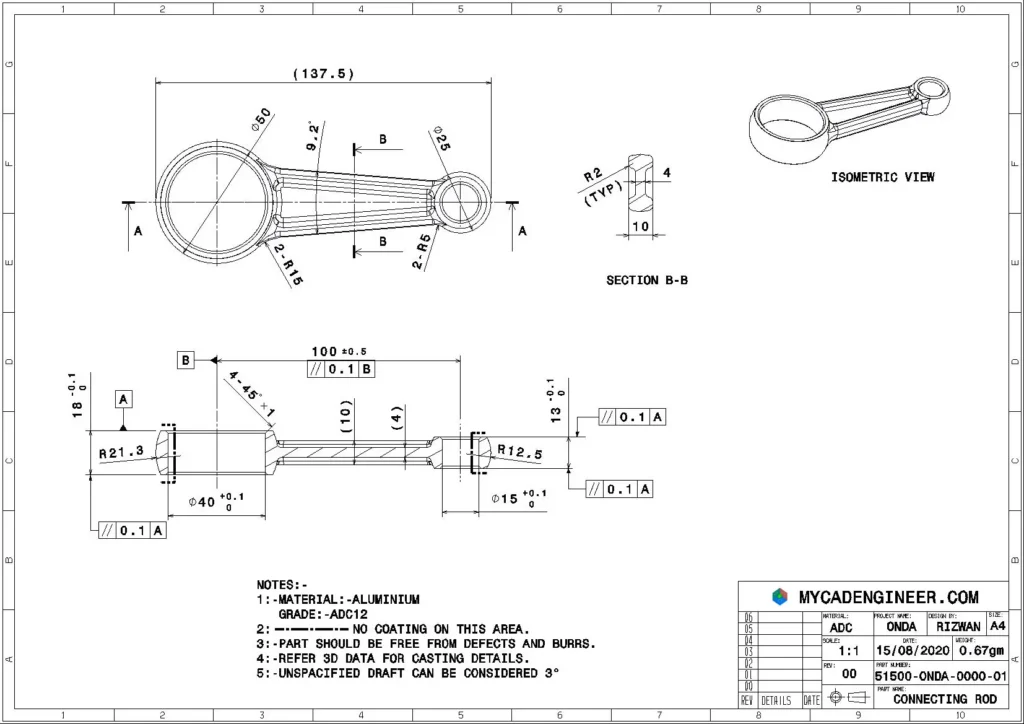
#> input picture training_data/gdt/CONNECTING-ROD-1024x724.webp, 1024 x 724 px
$ python run_gdt_harness.py --image ../training_data/gdt/CONNECTING-ROD-1024x724.webp
#> lines starting #> are read from the running program, lines starting #| are printed output that depends on the picture; after the words box and inside, x2 and y2 are one past the last pixel; in counts of white or black regions, pixels touching at a corner belong together
#> in process_image, image is the input picture: PIL image 1024x724 RGB; mean R, G, B 244.5, 244.5, 244.5
### src/segmentation/gdt.py
"""GD&T and annotation callout detection helpers."""

from __future__ import annotations

from dataclasses import asdict, dataclass
from pathlib import Path

import cv2
import numpy as np
from PIL import Image

from src.segmentation.title_block import NormalizedBox


@dataclass(frozen=True)
class GdtCallout:
    id: str
    crop: NormalizedBox
    confidence: float
    kind: str
    symbol: str
    value: str
    line_rows: int
    line_cols: int
    notes: tuple[str, ...]

    # [5 lines left out: function to_dict, not called in this run]


def detect_gdt_callouts(image_path: str | Path) -> list[dict]:
    image = cv2.imread(str(image_path), cv2.IMREAD_GRAYSCALE)
#> image: shape (724, 1024)
    if image is None:
        return []
    pixel_candidates = detect_gdt_callouts_from_array(image)
    vector_candidates = _detect_vector_rectangular_callouts(image_path)
    merged = _filter_non_callout_regions(image_path, _dedupe_callouts([*pixel_candidates, *vector_candidates]))
    ordered = sorted(merged, key=lambda item: (item.crop.y, item.crop.x))
    return [
        GdtCallout(
            id=f"gdt-{index + 1}",
            crop=item.crop,
            confidence=item.confidence,
            kind=item.kind,
            symbol=item.symbol,
            value=item.value,
            line_rows=item.line_rows,
            line_cols=item.line_cols,
            notes=item.notes,
        ).to_dict()
        for index, item in enumerate(ordered)
    ]


def detect_gdt_callouts_from_array(gray: np.ndarray) -> list[GdtCallout]:
    """Detect ruled GD&T feature-control-frame-like callouts.

    This is a first-pass teacher detector. It favors high recall for framed
    annotations because missed callouts contaminate projection reconstruction.
    """

    height, width = gray.shape
    _, threshold = cv2.threshold(gray, 0, 255, cv2.THRESH_BINARY_INV + cv2.THRESH_OTSU)
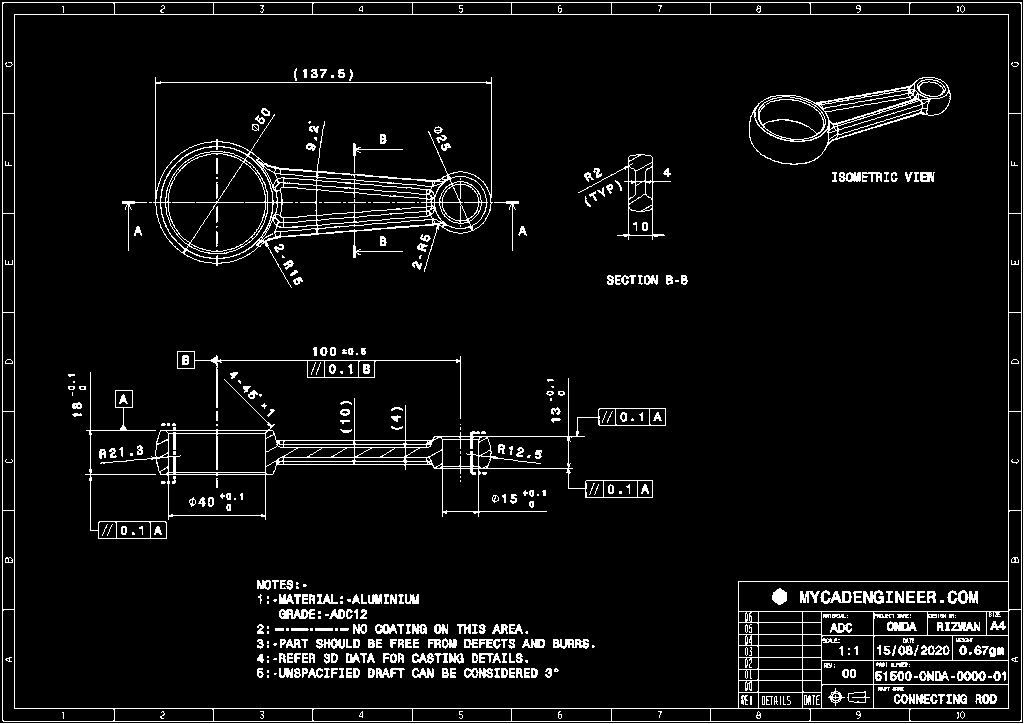
#> threshold: shape (724, 1024); 5.9% white in thin lines or dots
    horizontal = cv2.morphologyEx(
        threshold,
        cv2.MORPH_OPEN,
        cv2.getStructuringElement(cv2.MORPH_RECT, (max(12, width // 55), 1)),
    )
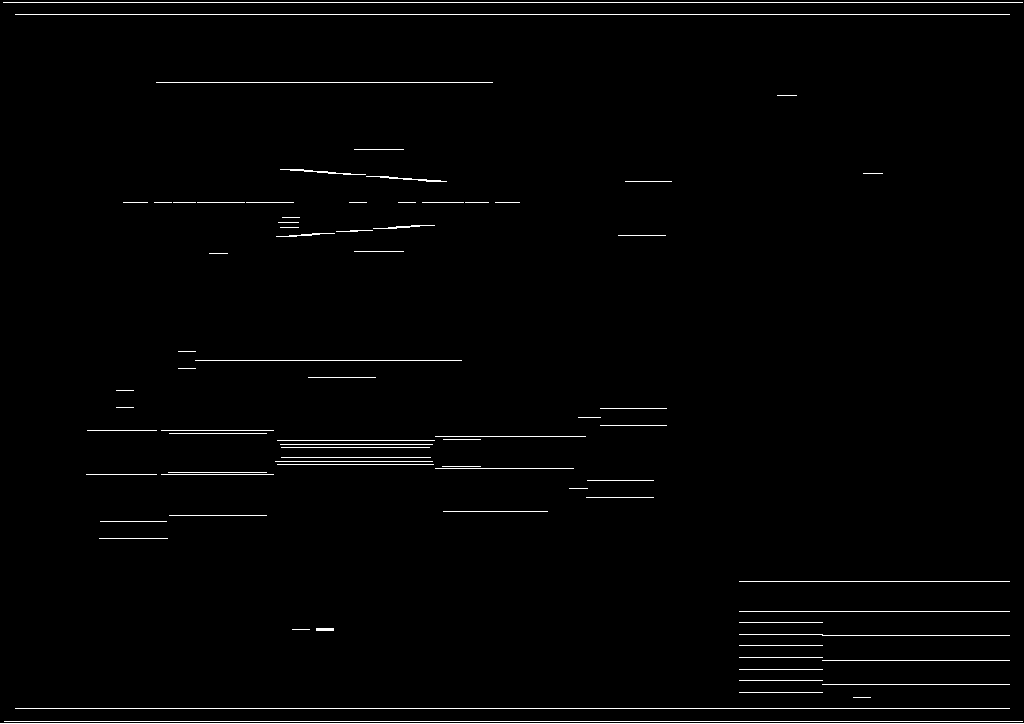
#> horizontal: shape (724, 1024); 1.5% white in thin lines or dots
    vertical = cv2.morphologyEx(
        threshold,
        cv2.MORPH_OPEN,
        cv2.getStructuringElement(cv2.MORPH_RECT, (1, max(8, height // 55))),
    )
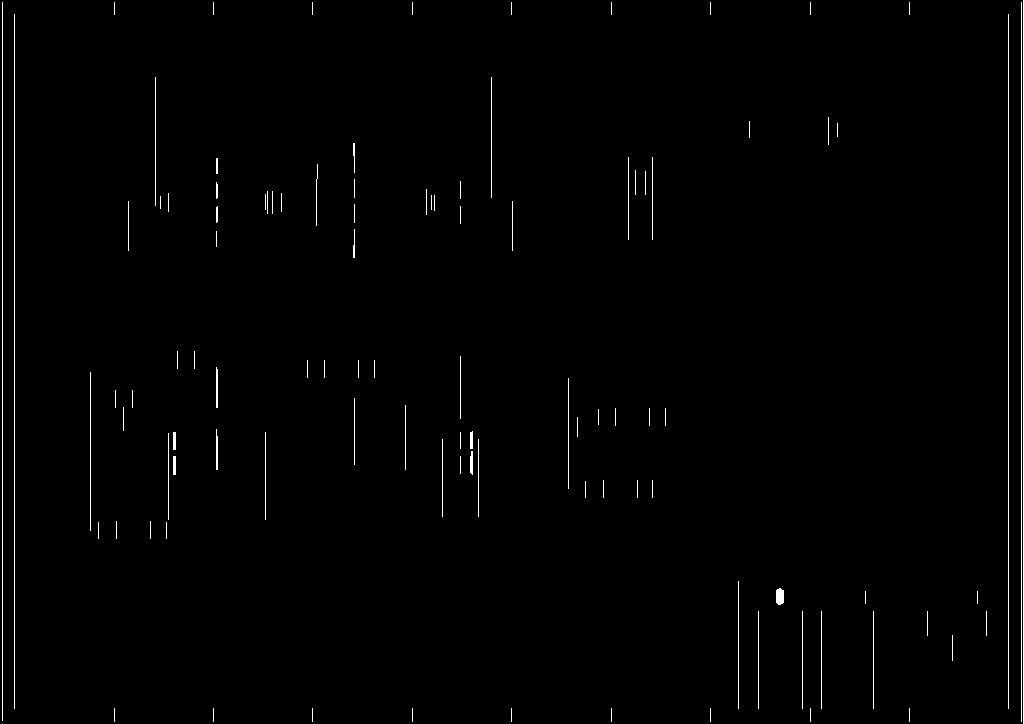
#> vertical: shape (724, 1024); 0.98% white in thin lines or dots
    lines = cv2.bitwise_or(horizontal, vertical)
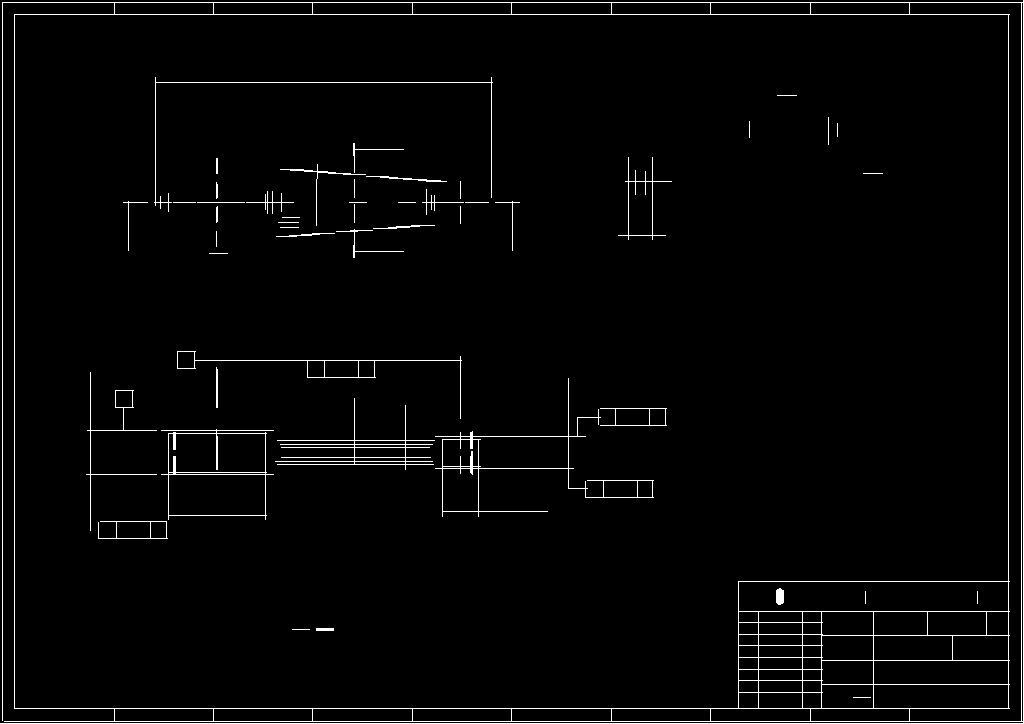
#> lines: shape (724, 1024); 2.5% white in thin lines or dots
    closed = cv2.morphologyEx(lines, cv2.MORPH_CLOSE, cv2.getStructuringElement(cv2.MORPH_RECT, (5, 3)))
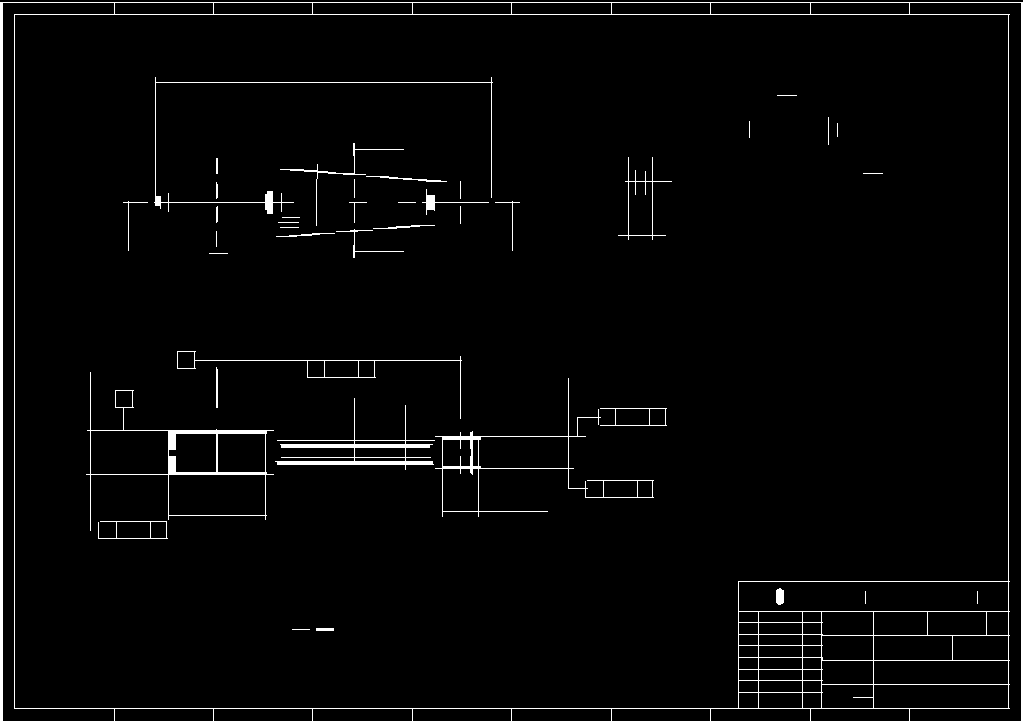
#> closed: shape (724, 1024); 3.1% white; 41 white regions (13 under 20 px), largest, box (x1, y1, x2, y2) and area: (0, 0, 1024, 724) 14259, (86, 372, 274, 531) 1683, (275, 398, 435, 470) 1647
    contours, _ = cv2.findContours(closed, cv2.RETR_EXTERNAL, cv2.CHAIN_APPROX_SIMPLE)
#> contours = 1 item

    candidates: list[GdtCallout] = []
    for contour in contours:
        x, y, w, h = cv2.boundingRect(contour)
        if not _candidate_size_ok(w, h, width, height):
            continue
        roi_lines = lines[y : y + h, x : x + w]
        roi_horizontal = horizontal[y : y + h, x : x + w]
        roi_vertical = vertical[y : y + h, x : x + w]
        line_rows = int((roi_horizontal.sum(axis=1) > 255 * w * 0.25).sum())
        line_cols = int((roi_vertical.sum(axis=0) > 255 * h * 0.25).sum())
        if line_rows < 2 or line_cols < 2:
            continue
        kind = "feature_control_frame" if line_cols >= 3 else "boxed_annotation_candidate"
        score = _score_callout(w, h, line_rows, line_cols, float(roi_lines.mean() / 255.0), kind)
        if score < 0.35:
            continue
        pad = max(2, int(min(width, height) * 0.004))
        box = NormalizedBox(
            max(0, x - pad) / width,
            max(0, y - pad) / height,
            min(width, w + 2 * pad) / width,
            min(height, h + 2 * pad) / height,
        ).clipped()
        candidates.append(
            GdtCallout(
                id="",
                crop=box,
                confidence=round(score, 3),
                kind=kind,
                symbol="unclassified",
                value="",
                line_rows=line_rows,
                line_cols=line_cols,
                notes=(
                    "ruled callout detected by line morphology",
                    "symbol classification is pending YOLO/Florence/Gemma review",
                ),
            )
        )
#> this loop made 1 pass
#> (x, y, w, h) on pass 1: (0, 0, 1024, 724)
#> after the loop, candidates = []

    merged = _dedupe_callouts(candidates)
    ordered = sorted(merged, key=lambda item: (item.crop.y, item.crop.x))
    return [
        GdtCallout(
            id=f"gdt-{index + 1}",
            crop=item.crop,
            confidence=item.confidence,
            kind=item.kind,
            symbol=item.symbol,
            value=item.value,
            line_rows=item.line_rows,
            line_cols=item.line_cols,
            notes=item.notes,
        )
        for index, item in enumerate(ordered)
    ]


def _detect_vector_rectangular_callouts(image_path: str | Path) -> list[GdtCallout]:
    """Use vectorized ruled rectangles as additional high-recall callout evidence."""

    try:
        from src.vectorization.raster_to_dxf import raster_to_vector
    except ImportError:
        return []

    try:
        vector = raster_to_vector(image_path)
    except (OSError, ValueError, cv2.error):
        return []

    candidates: list[GdtCallout] = []
    for index, rectangle in enumerate(vector.rectangles):
        if rectangle.kind not in {"feature_control_frame", "boxed_annotation"}:
            continue
        score = min(0.93, max(0.38, rectangle.confidence - 0.02))
        candidates.append(
            GdtCallout(
                id=f"vector-gdt-{index + 1}",
                crop=rectangle.crop,
                confidence=round(score, 3),
                kind=rectangle.kind,
                symbol="unclassified",
                value="",
                line_rows=rectangle.line_rows,
                line_cols=rectangle.line_cols,
                notes=(
                    "ruled callout detected from vectorized DXF line evidence",
                    "candidate should be verified against OCR/Gemma symbol classification",
                ),
            )
        )
    return candidates


# [47 lines left out: functions _filter_non_callout_regions, make_gdt_masked_projection, not called in this run]


def _candidate_size_ok(w: int, h: int, image_w: int, image_h: int) -> bool:
    if h < max(10, image_h * 0.018) or h > image_h * 0.12:
        return False
    if w < max(25, image_w * 0.035) or w > image_w * 0.36:
        return False
    return w / max(h, 1) >= 1.5


# [7 lines left out: function _score_callout, not called in this run]


def _dedupe_callouts(callouts: list[GdtCallout]) -> list[GdtCallout]:
    kept: list[GdtCallout] = []
    for candidate in sorted(callouts, key=lambda item: item.confidence, reverse=True):
        replacement_index = None
        duplicate = False
        for index, other in enumerate(kept):
            if _box_iou(candidate.crop, other.crop) > 0.45 or _box_containment(candidate.crop, other.crop) > 0.82:
                duplicate = True
                break
            if _box_containment(other.crop, candidate.crop) > 0.82:
                if _box_area(candidate.crop) > _box_area(other.crop) and candidate.confidence >= other.confidence - 0.08:
                    replacement_index = index
                else:
                    duplicate = True
                break
        if replacement_index is not None:
            kept[replacement_index] = candidate
            continue
        if duplicate:
            continue
        kept.append(candidate)
#> this loop made 0 passes
#> after the loop, kept = []
    return kept


# [16 lines left out: functions _box_iou, _box_containment, not called in this run]


def _box_area(box: NormalizedBox) -> float:
    return box.w * box.h

### scripts/run_gdt_harness.py
"""Run GD&T/callout detection across drawing images and write review artifacts."""

from __future__ import annotations

import argparse
import html
import json
from pathlib import Path

from PIL import Image, ImageDraw, UnidentifiedImageError

from src.segmentation.gdt import detect_gdt_callouts
from src.segmentation.title_block import NormalizedBox, iter_default_title_block_images


def main() -> None:
    parser = argparse.ArgumentParser(description="Generate GD&T callout review artifacts.")
    parser.add_argument("--output-dir", default="experiments/gdt_harness")
    parser.add_argument("--image", action="append", help="Specific image path. May be repeated.")
    parser.add_argument("--limit", type=int, default=None)
    args = parser.parse_args()

    output_dir = Path(args.output_dir)
    overlay_dir = output_dir / "overlays"
    crop_dir = output_dir / "crops"
    overlay_dir.mkdir(parents=True, exist_ok=True)
    crop_dir.mkdir(parents=True, exist_ok=True)

    images = [Path(path) for path in args.image] if args.image else list(iter_default_title_block_images("."))
    if args.limit:
        images = images[: args.limit]

    records = []
    for image_path in images:
        try:
            records.append(process_image(image_path, overlay_dir, crop_dir))
#> (the call stopped at in _detect_vector_rectangular_callouts, `vector = raster_to_vector(image_path)`: src is not available in this run)
        except (UnidentifiedImageError, OSError) as exc:
            records.append({"filename": image_path.name, "path": str(image_path), "skipped": True, "reason": str(exc)})

    summary = {
        "total": len(records),
        "skipped": sum(1 for record in records if record.get("skipped")),
        "callouts": sum(len(record.get("callouts", [])) for record in records),
        "records": records,
    }
    (output_dir / "summary.json").write_text(json.dumps(summary, indent=2), encoding="utf-8")
    write_index(output_dir, records)
    print(f"Wrote {len(records)} GD&T review records to {output_dir}")


def process_image(image_path: Path, overlay_dir: Path, crop_dir: Path) -> dict:
    image = Image.open(image_path).convert("RGB")
    callouts = detect_gdt_callouts(image_path)
    key = _safe_key(image_path)
    overlay_path = overlay_dir / f"{key}.png"
    draw_overlay(image, callouts).save(overlay_path)

    crop_paths = []
    for callout in callouts:
        left, top, right, bottom = NormalizedBox(**callout["crop"]).to_pixels(*image.size)
        crop_path = crop_dir / f"{key}_{callout['id']}.png"
        image.crop((left, top, right, bottom)).save(crop_path)
        crop_paths.append(str(crop_path))

    return {
        "filename": image_path.name,
        "path": str(image_path),
        "overlay": str(overlay_path),
        "cropImages": crop_paths,
        "callouts": callouts,
    }


# [10 lines left out: function draw_overlay, not called in this run]


def write_index(output_dir: Path, records: list[dict]) -> None:
    cards = []
    for record in records:
        if record.get("skipped"):
            cards.append(f"<article class='card'><h2>{html.escape(record['filename'])}</h2><p>skipped</p></article>")
            continue
        callout_rows = "".join(
            f"<li>{html.escape(item['id'])}: {html.escape(item['kind'])} conf={item['confidence']} crop={html.escape(str(item['crop']))}</li>"
            for item in record["callouts"]
        )
        overlay = Path(record["overlay"]).relative_to(output_dir).as_posix()
        cards.append(
            f"""
            <article class="card">
              <h2>{html.escape(record["filename"])}</h2>
              <p>{len(record["callouts"])} callouts</p>
              <img src="{html.escape(overlay)}" alt="GD&T overlay for {html.escape(record["filename"])}">
              <ul>{callout_rows}</ul>
            </article>
            """
        )
    (output_dir / "index.html").write_text(
        f"""<!doctype html>
<html lang="en">
<head>
  <meta charset="utf-8">
  <title>GD&T Harness Review</title>
  <style>
    body {{ margin: 0; padding: 20px; font-family: Segoe UI, sans-serif; background: #f4f1ea; color: #1c1f23; }}
    h1 {{ margin-top: 0; font-family: Georgia, serif; }}
    .grid {{ display: grid; grid-template-columns: repeat(auto-fit, minmax(380px, 1fr)); gap: 16px; }}
    .card {{ border: 1px solid #2e343b; background: #fffdf8; padding: 12px; }}
    img {{ width: 100%; border: 1px solid #c7c0b3; background: white; }}
    li {{ margin-bottom: 6px; }}
  </style>
</head>
<body>
  <h1>GD&T Harness Review</h1>
  <p>Red boxes are feature-control-frame candidates. Blue boxes are boxed annotation candidates.</p>
  <section class="grid">{''.join(cards)}</section>
</body>
</html>
""",
        encoding="utf-8",
    )


def _safe_key(path: Path) -> str:
    return "".join(ch if ch.isalnum() else "_" for ch in path.with_suffix("").as_posix()).strip("_")


if __name__ == "__main__":
    main()
